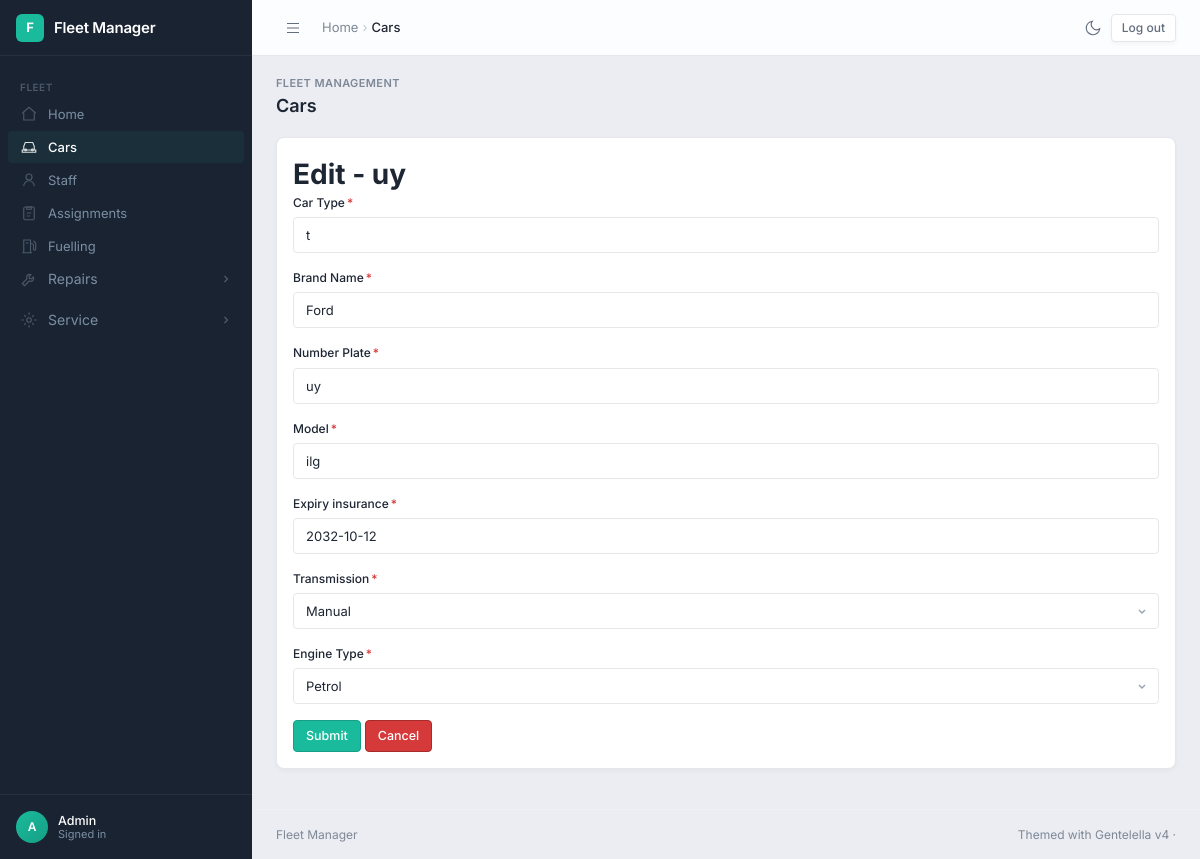
Screenshot of /edit_car/3/ (signed in) with the database file from the repository.
### fleetmanagement/models.py (models this page shows, shortened)
class Car(models.Model):
    TRANSIT_OPTIONS = [
        ("A", "Auto"),
        ("M", "Manual")
    ]
    ENGINE_OPTIONS = [
        ("P", "Petrol"),
        ("D", "Diesel")
    ]
    car_type = models.CharField(max_length=10, verbose_name="Car Type")
    Brand = models.CharField(max_length=10, verbose_name="Brand Name")
    number_plate = models.CharField(max_length=10, verbose_name="Number Plate")
    Model = models.CharField(max_length=10)
    Expiry_insurance = models.DateField(auto_now=False)
    Transmission = models.CharField(max_length=10, choices=TRANSIT_OPTIONS)
    Engine_type = models.CharField(max_length=10, choices=ENGINE_OPTIONS, verbose_name="Engine Type")

### fleetmanagement/views.py (the view)
# urls.py: path('edit_car/<int:car_id>/', edit_car, name='edit_car_page'),
@login_required
def edit_car(request, car_id):
    car = Car.objects.get(id = car_id)
    message = ''
    if request.method == "POST":
        car_form = CarForm(request.POST, instance=car)
        if car_form.is_valid():
            car_form.save()
            return redirect('car_page')
        else:
            message = "Form has invalid data"
    else:
        car_form = CarForm(instance=car)
    context = {
        'form' : car_form,
        'car' : car,
        'msg' : message
    }
    return render(request, "edit_car.html", context)

### fleetmanagement/forms.py
class CarForm(ModelForm):
    class Meta:
        model = Car
        fields = '__all__'

### fleetmanagement/templates/edit_car.html (shortened to what this page needs)
{% extends './home.html' %}
{% load crispy_forms_tags %}
{% block content %}
    <h1>Edit - {{car.number_plate}}</h1>
    <form method="post" data-demo-submit="false">
        {{form|crispy}}
        <input type="submit" class="btn btn-primary">
        <a href="{% url 'car_page' %}" class="btn btn-danger">Cancel</a>
    </form>
{% endblock content %}

### fleetmanagement/templates/home.html (shortened to what this page needs)
{% load static %}<!DOCTYPE html>
<html lang="en">
<head>
<link rel="stylesheet" crossorigin href="{% static 'gentelella/assets/main-v4-DB_ReeJG.css' %}">
<link rel="stylesheet" href="{% static 'gentelella/fleet-bridge.css' %}">
</head>
{% with u=request.resolver_match.url_name|default:'' %}
<body data-shell="admin">
<aside class="sidebar" aria-label="Primary navigation">
  <div class="sidebar-brand">
    <div class="brand-icon">F</div>
    <div class="brand-name">Fleet Manager</div>
  </div>
  <nav class="sidebar-nav">
    <div class="nav-group">
      <div class="nav-label">Fleet</div>
<a class="nav-link{% if u == 'home_page' %} active{% endif %}" href="{% url 'home_page' %}"><svg class="icon" width="18" height="18" viewBox="0 0 24 24" fill="none" stroke="currentColor" stroke-width="1.5"><path d="M3 11l9-8 9 8"/><path d="M5 10v10h14V10"/></svg><span class="nav-text">Home</span></a>
<a class="nav-link{% if 'car' in u %} active{% endif %}" href="{% url 'car_page' %}"><svg class="icon" width="18" height="18" viewBox="0 0 24 24" fill="none" stroke="currentColor" stroke-width="1.5"><path d="M5 16V11l2-5h10l2 5v5"/><path d="M3 16h18v3H3z"/><circle cx="7.5" cy="16" r="1.2"/><circle cx="16.5" cy="16" r="1.2"/></svg><span class="nav-text">Cars</span></a>
<a class="nav-link{% if 'staff' in u %} active{% endif %}" href="{% url 'staff_page' %}"><svg class="icon" width="18" height="18" viewBox="0 0 24 24" fill="none" stroke="currentColor" stroke-width="1.5"><circle cx="12" cy="8" r="4"/><path d="M5 20c0-3.9 3.1-7 7-7s7 3.1 7 7"/></svg><span class="nav-text">Staff</span></a>
<a class="nav-link{% if 'assign' in u %} active{% endif %}" href="{% url 'assignment_page' %}"><svg class="icon" width="18" height="18" viewBox="0 0 24 24" fill="none" stroke="currentColor" stroke-width="1.5"><rect x="5" y="4" width="14" height="17" rx="2"/><path d="M9 4h6v3H9zM9 12h6M9 16h4"/></svg><span class="nav-text">Assignments</span></a>
<a class="nav-link{% if 'fuel' in u %} active{% endif %}" href="{% url 'fuelling_page' %}"><svg class="icon" width="18" height="18" viewBox="0 0 24 24" fill="none" stroke="currentColor" stroke-width="1.5"><path d="M5 21V4h9v17M3 21h13"/><path d="M14 9h2a2 2 0 012 2v5a1.5 1.5 0 003 0V8l-3-3"/><path d="M8 8h3"/></svg><span class="nav-text">Fuelling</span></a>
<div class="nav-tree{% if 'repair' in u %} open has-active{% endif %}"><button type="button" class="nav-link nav-toggle" aria-expanded="{% if 'repair' in u %}true{% else %}false{% endif %}"><svg class="icon" width="18" height="18" viewBox="0 0 24 24" fill="none" stroke="currentColor" stroke-width="1.5"><path d="M14.7 6.3a4 4 0 00-5.4 5.4L3 18l3 3 6.3-6.3a4 4 0 005.4-5.4l-2.6 2.6-2.4-.6-.6-2.4z"/></svg><span class="nav-text">Repairs</span><svg class="nav-chev" width="12" height="12" viewBox="0 0 16 16" fill="none" stroke="currentColor" stroke-width="1.5" aria-hidden="true"><path d="M6 4l4 4-4 4"/></svg></button><div class="nav-sub"><div class="nav-sub-inner"><a class="nav-sublink{% if 'repair' in u and 'issues' in u %} active{% endif %}" href="{% url 'repair_issues_page' %}">Repair issues</a><a class="nav-sublink{% if 'repair' in u and 'records' in u %} active{% endif %}" href="{% url 'repair_records_page' %}">Repair records</a></div></div></div>
<div class="nav-tree{% if 'service' in u %} open has-active{% endif %}"><button type="button" class="nav-link nav-toggle" aria-expanded="{% if 'service' in u %}true{% else %}false{% endif %}"><svg class="icon" width="18" height="18" viewBox="0 0 24 24" fill="none" stroke="currentColor" stroke-width="1.5"><circle cx="12" cy="12" r="3"/><path d="M12 2v3M12 19v3M2 12h3M19 12h3M5.6 5.6l2.1 2.1M16.3 16.3l2.1 2.1M5.6 18.4l2.1-2.1M16.3 7.7l2.1-2.1"/></svg><span class="nav-text">Service</span><svg class="nav-chev" width="12" height="12" viewBox="0 0 16 16" fill="none" stroke="currentColor" stroke-width="1.5" aria-hidden="true"><path d="M6 4l4 4-4 4"/></svg></button><div class="nav-sub"><div class="nav-sub-inner"><a class="nav-sublink{% if 'service' in u and 'issues' in u %} active{% endif %}" href="{% url 'service_issues_page' %}">Service issues</a><a class="nav-sublink{% if 'service' in u and 'records' in u %} active{% endif %}" href="{% url 'service_records_page' %}">Service records</a></div></div></div>
    </div>
  </nav>
  <div class="sidebar-footer">
    <div class="sidebar-user">
      <div class="avatar">{% if user.is_authenticated %}{{ user.username|first|upper }}{% else %}?{% endif %}</div>
      <div class="sidebar-user-info">
        <div class="name">{% if user.is_authenticated %}{{ user.username }}{% else %}Guest{% endif %}</div>
        <div class="role">{% if user.is_authenticated %}Signed in{% else %}Not signed in{% endif %}</div>
      </div>
    </div>
  </div>
</aside>
<header class="topbar">
  <div class="topbar-left">
    <button class="sidebar-toggle" type="button" aria-label="Open menu" aria-controls="sidebar" aria-expanded="false">
      <svg width="20" height="20" viewBox="0 0 24 24" fill="none" stroke="currentColor" stroke-width="1.5" aria-hidden="true"><path d="M4 6h16M4 12h16M4 18h16"/></svg>
    </button>
    <nav class="breadcrumb" aria-label="Breadcrumb">
      <a href="{% url 'home_page' %}">Home</a><span class="sep" aria-hidden="true">&rsaquo;</span><span class="current" aria-current="page">{% block crumb %}{% if u == 'home_page' %}Home{% elif 'car' in u %}Cars{% elif 'staff' in u %}Staff{% elif 'assign' in u %}Assignments{% elif 'fuel' in u %}Fuelling{% elif 'repair' in u and 'issues' in u %}Repair issues{% elif 'repair' in u %}Repair records{% elif 'service' in u and 'issues' in u %}Service issues{% elif 'service' in u %}Service records{% elif u == 'login' %}Login{% elif 'sign' in u %}Sign up{% else %}Fleet Manager{% endif %}{% endblock %}</span>
    </nav>
  </div>
  <div class="topbar-right">
    <button class="tb-btn theme-toggle" type="button" title="Toggle theme" aria-label="Toggle theme" aria-pressed="false">
      <svg class="theme-icon-dark" width="18" height="18" viewBox="0 0 24 24" fill="none" stroke="currentColor" stroke-width="1.5" aria-hidden="true"><path d="M21 12.79A9 9 0 1 1 11.21 3 7 7 0 0 0 21 12.79z"/></svg>
    </button>
    <div class="auth-links">
      {% if user.is_authenticated %}
        <form method="post" action="{% url 'logout' %}">{% csrf_token %}<button type="submit" class="btn btn-outline btn-sm">Log out</button></form>
      {% else %}
        <a class="btn btn-outline btn-sm" href="{% url 'login' %}">Login</a>
        <a class="btn btn-primary btn-sm" href="{% url 'sign_up_page' %}">Sign up</a>
      {% endif %}
    </div>
  </div>
</header>
<main class="main">
  <div class="page-wrapper">
    <div class="page-header">
      <div class="page-header-row">
        <div>
          <div class="page-pretitle">Fleet management</div>
          <h1 class="page-title">{% block page_title %}{% if u == 'home_page' %}Home{% elif 'car' in u %}Cars{% elif 'staff' in u %}Staff{% elif 'assign' in u %}Assignments{% elif 'fuel' in u %}Fuelling{% elif 'repair' in u and 'issues' in u %}Repair issues{% elif 'repair' in u %}Repair records{% elif 'service' in u and 'issues' in u %}Service issues{% elif 'service' in u %}Service records{% elif u == 'login' %}Login{% elif 'sign' in u %}Sign up{% else %}Fleet Manager{% endif %}{% endblock %}</h1>
        </div>
      </div>
    </div>
    <div class="card">
      <div class="card-body fleet-content">
        {% block content %}{% endblock content %}
      </div>
    </div>
  </div>
  <footer class="footer"><span>Fleet Manager</span><span>Themed with Gentelella v4 &middot;</span></footer>
</main>
{% endwith %}
</body>
</html>

### static/gentelella/fleet-bridge.css (style rules this page uses)
body { background-color: rgb(235, 237, 243); }
nav a { display: block; }
.mb-3 { margin-bottom: 16px; }
.form-label .asteriskField, .asteriskField { color: var(--red); margin-inline-start: 2px; }
select.form-select { display: block; width: 100%; height: 36px; padding: 0 32px 0 12px; font: inherit; font-size: 13px; color: var(--text); background-color: var(--bg-surface); border: 1px solid var(--border-color); border-radius: var(--radius-sm); outline: none; cursor: pointer; appearance: none; -webkit-appearance: none; background-repeat: no-repeat; background-position: right 10px center; }
.fleet-content input[type="submit"].btn { cursor: pointer; }
.auth-links { display: flex; align-items: center; gap: 8px; }
.auth-links form { margin: 0; }

### rows the page displays
Car: number_plate "uy", car_type "t", Brand "Ford", Model "ilg", Expiry_insurance "2032-10-12", Transmission "Manual", Engine_type "Petrol"

### other values shown
{{ user.username|first|upper }} "A"
{{ user.username }} "Admin"
